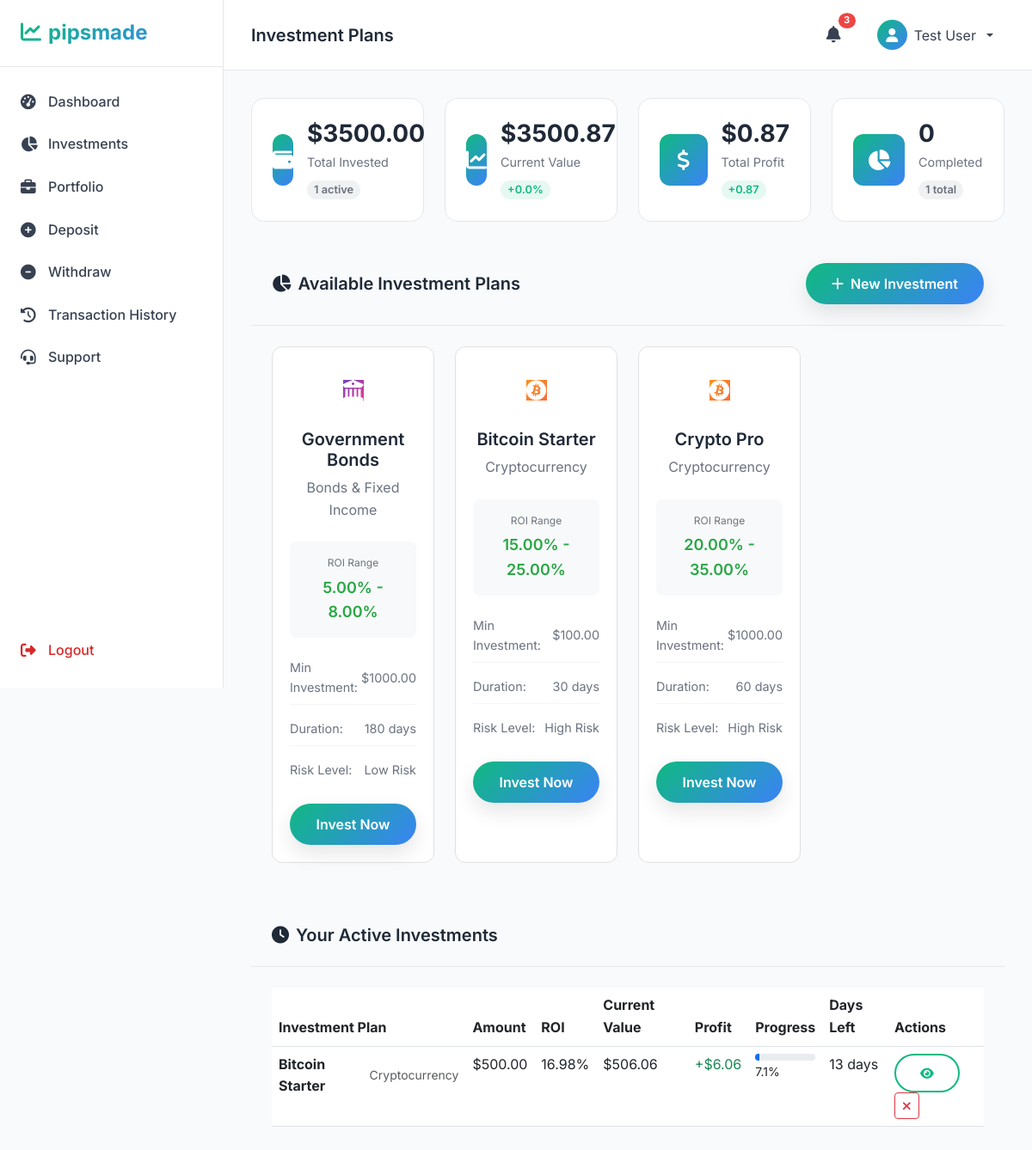
Page /investments/ (signed in) on the earlier database version.
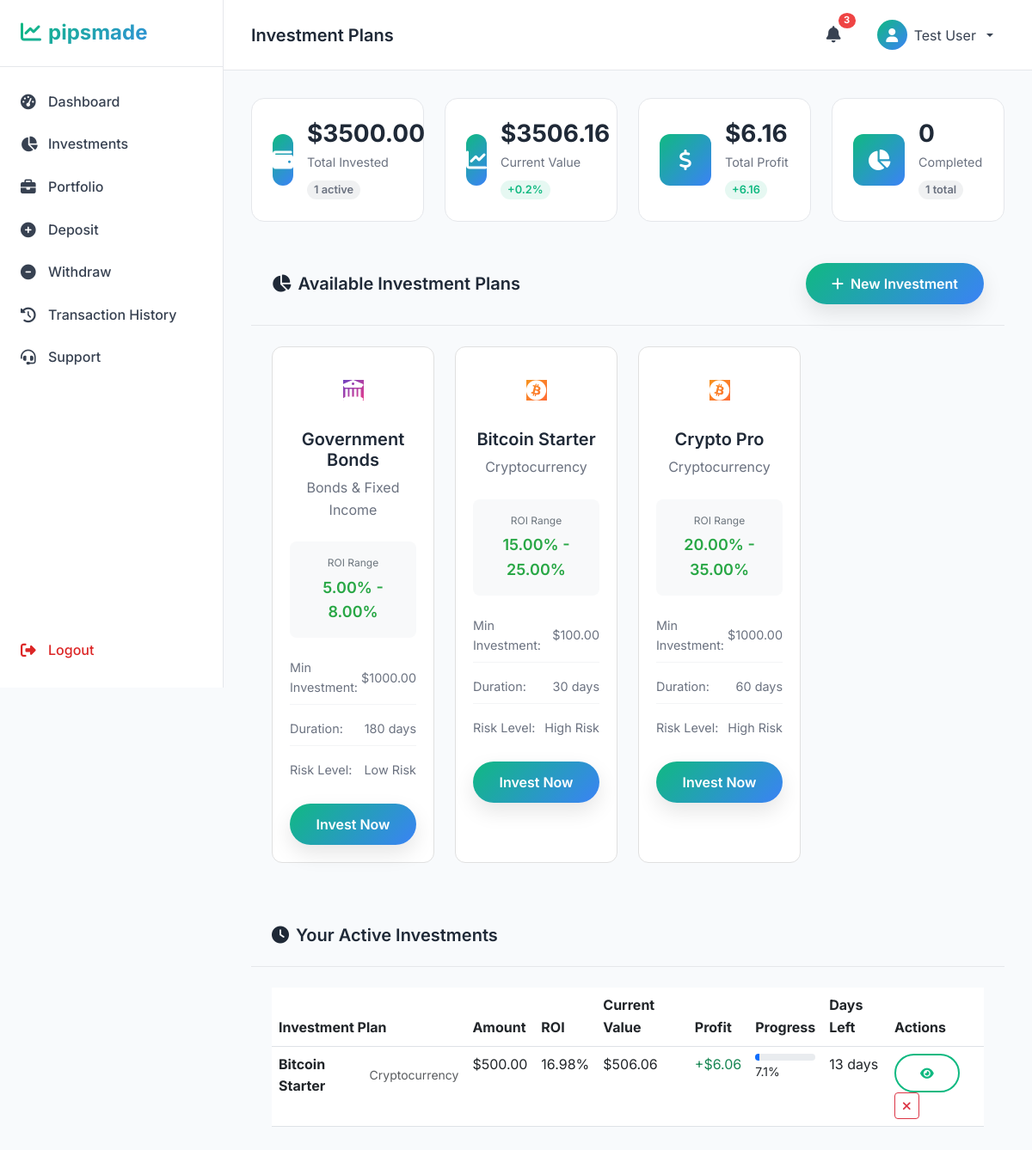
Same page on the later database version.
### investments/models.py (models this page shows, shortened)
class UserPortfolio(models.Model):
    user = models.OneToOneField(User, on_delete=models.CASCADE, related_name='portfolio')
    total_invested = models.DecimalField(max_digits=15, decimal_places=2, default=0)
    total_current_value = models.DecimalField(max_digits=15, decimal_places=2, default=0)
    total_profit = models.DecimalField(max_digits=15, decimal_places=2, default=0)
    total_roi_percentage = models.DecimalField(max_digits=5, decimal_places=2, default=0)
    active_investments = models.PositiveIntegerField(default=0)
    completed_investments = models.PositiveIntegerField(default=0)
    last_updated = models.DateTimeField(auto_now=True)
    @classmethod
    def get_or_create_portfolio(cls, user):
        portfolio, created = cls.objects.get_or_create(user=user)
        if created or not portfolio.last_updated:
            portfolio.update_portfolio_metrics()
        return portfolio

### investments/views.py (the view)
# urls.py: path('', views.investments_view, name='investments'),
@login_required
def investments_view(request):
    investment_plans = InvestmentPlan.objects.filter(is_active=True)
    user_investments = UserInvestment.objects.filter(user=request.user).order_by('-created_at')
    for investment in user_investments.filter(status='active'):
        investment.update_current_value()
        investment.save()
    portfolio = UserPortfolio.get_or_create_portfolio(request.user)
    context = {
        'investment_plans': investment_plans,
        'user_investments': user_investments,
        'portfolio': portfolio,
        'active_investments': user_investments.filter(status='active'),
        'completed_investments': user_investments.filter(status='completed'),
    }
    return render(request, 'dashboard/investments.html', context)

### investments/models.py (called while the page is built)
    def save(self, *args, **kwargs):
        if not self.end_date:
            self.end_date = self.start_date + timedelta(days=self.investment_plan.duration_days)
        if not self.expected_return:
            self.expected_return = self.amount * (self.roi_percentage / 100)
        self.update_current_value()
        super().save(*args, **kwargs)

    def update_current_value(self):
        if self.status != 'active':
            return
        now = timezone.now()
        total_duration = (self.end_date - self.start_date).total_seconds()
        elapsed_duration = (now - self.start_date).total_seconds()
        if elapsed_duration <= 0:
            progress = 0
        elif elapsed_duration >= total_duration:
            progress = 1
            self.status = 'completed'
        else:
            progress = elapsed_duration / total_duration
        self.current_value = self.amount + (self.expected_return * Decimal(str(progress)))

    def get_profit(self):
        return self.current_value - self.amount

### templates/dashboard/investments.html (shortened to what the changed rows need)
{% extends 'dashboard/base_dashboard.html' %}
{% load static %}
{% block content %}
    <div class="row g-4 mb-4">
        <div class="col-lg-3 col-md-6">
            <div class="stats-card">
                <div class="stats-info">
                    <h3>${{ portfolio.total_invested|floatformat:2 }}</h3>
                    <p>Total Invested</p>
                    <span class="stats-change neutral">{{ portfolio.active_investments }} active</span>
                </div>
            </div>
        </div>
        <div class="col-lg-3 col-md-6">
            <div class="stats-card">
                <div class="stats-info">
                    <h3>${{ portfolio.total_current_value|floatformat:2 }}</h3>
                    <p>Current Value</p>
                    <span class="stats-change positive">+{{ portfolio.total_roi_percentage|floatformat:1 }}%</span>
                </div>
            </div>
        </div>
        <div class="col-lg-3 col-md-6">
            <div class="stats-card">
                <div class="stats-info">
                    <h3>${{ portfolio.total_profit|floatformat:2 }}</h3>
                    <p>Total Profit</p>
                    <span class="stats-change {% if portfolio.total_profit >= 0 %}positive{% else %}negative{% endif %}">
                        {% if portfolio.total_profit >= 0 %}+{% endif %}{{ portfolio.total_profit|floatformat:2 }}
                    </span>
                </div>
            </div>
        </div>
        <div class="col-lg-3 col-md-6">
            <div class="stats-card">
                <div class="stats-info">
                    <h3>{{ portfolio.completed_investments }}</h3>
                    <p>Completed</p>
                    <span class="stats-change neutral">{{ portfolio.active_investments|add:portfolio.completed_investments }} total</span>
                </div>
            </div>
        </div>
    </div>
    <div class="row g-4">
        <div class="col-12">
            <div class="dashboard-card">
                <div class="card-body">
                    {% if active_investments %}
                    <div class="table-responsive">
                        <table class="table table-hover">
                            <thead>
                                <tr>
                                    <th>Investment Plan</th>
                                    <th>Amount</th>
                                    <th>ROI</th>
                                    <th>Current Value</th>
                                    <th>Profit</th>
                                    <th>Progress</th>
                                    <th>Days Left</th>
                                    <th>Actions</th>
                                </tr>
                            </thead>
                        </table>
                    </div>
                    {% else %}
                    <div class="text-center py-4">
                        <i class="fas fa-chart-line fa-3x text-muted mb-3"></i>
                        <h5>No Active Investments</h5>
                        <p class="text-muted">Start your investment journey by choosing a plan above.</p>
                    </div>
                    {% endif %}
                </div>
            </div>
        </div>
    </div>
{% endblock %}

Differences in the rows shown:
changed UserPortfolio: total_current_value "3500.87" → "3506.16"; total_roi_percentage "0.0" → "0.2"; total_profit "0.87" → "6.16"
